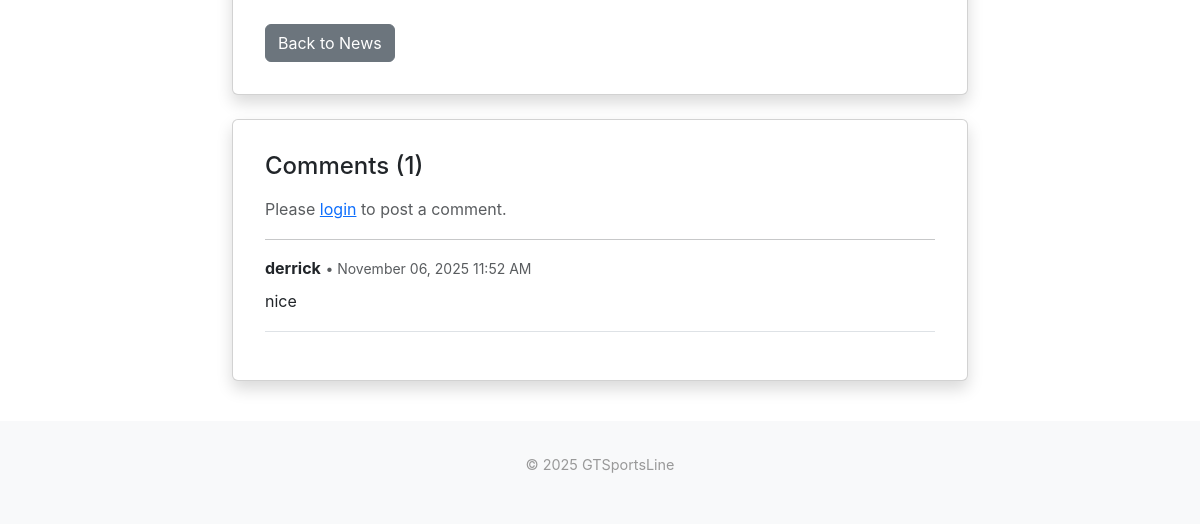
Page /news/4/ (lower part) on the earlier database version.
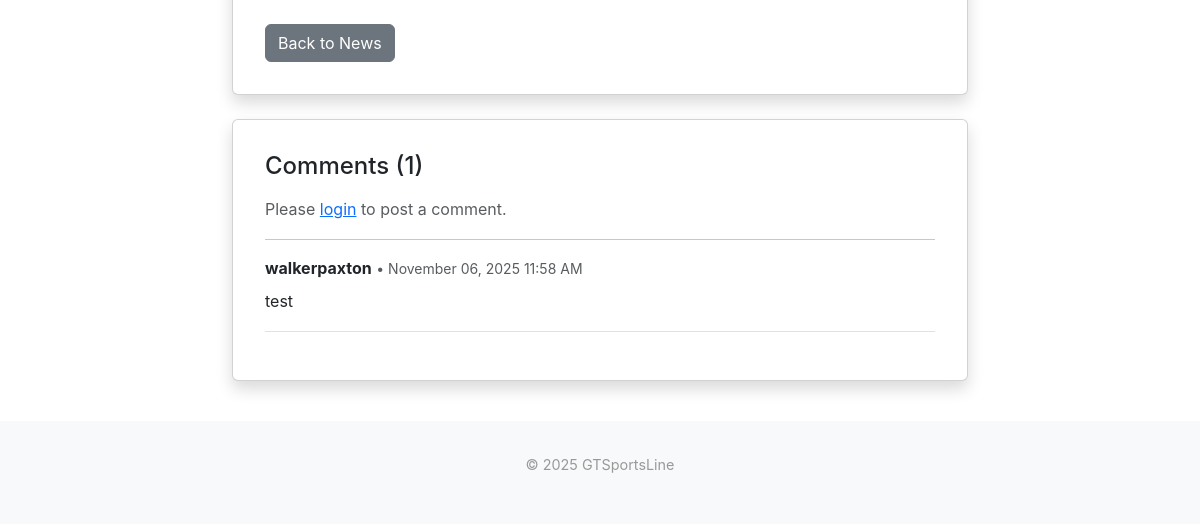
Same page on the later database version.
### news/models.py (models this page shows, shortened)
class Comment(models.Model):
    article = models.ForeignKey(NewsArticle, on_delete=models.CASCADE, related_name='comments')
    author = models.ForeignKey(User, on_delete=models.CASCADE)
    content = models.TextField(max_length=1000)
    created_at = models.DateTimeField(auto_now_add=True)
    class Meta:
        ordering = ['created_at']

### news/views.py (the view)
# urls.py: path('<int:article_id>/', views.news_detail, name='news.detail'),
def news_detail(request, article_id):
    template_data = {
        'title': 'News Article'
    }
    article = get_object_or_404(NewsArticle, id=article_id)
    template_data['article'] = article
    comments = article.comments.all()
    template_data['comments'] = comments
    if request.method == 'POST' and request.user.is_authenticated:
        form = CommentForm(request.POST)
        if form.is_valid():
            comment = form.save(commit=False)
            comment.article = article
            comment.author = request.user
            comment.save()
            return redirect('news.detail', article_id=article_id)
    else:
        form = CommentForm()
    template_data['comment_form'] = form
    return render(request, 'news/detail.html', {'template_data': template_data})

### news/templates/news/detail.html (shortened to what this page needs)
{% extends 'base.html' %}
{% block content %}
<div class="p-3 mt-4">
  <div class="container">
    <div class="row justify-content-center">
      <div class="col-md-8">
        <div class="card shadow p-3 mb-4 rounded">
          <div class="card-body">
            <div class="d-flex gap-2">
              <a href="{% url 'news.list' %}" class="btn btn-secondary">Back to News</a>
            </div>
          </div>
        </div>
        <div class="card shadow p-3 mb-4 rounded">
          <div class="card-body">
            <h4 class="mb-3">Comments ({{ template_data.comments|length }})</h4>
            {% if user.is_authenticated %}
            <form method="POST" class="mb-4">
              {% csrf_token %}
              <div class="mb-2">
                {{ template_data.comment_form.content }}
              </div>
              <button type="submit" class="btn btn-primary">Post Comment</button>
            </form>
            {% else %}
            <p class="text-muted">Please <a href="{% url 'accounts.login' %}">login</a> to post a comment.</p>
            {% endif %}
            <hr>
            {% if template_data.comments %}
              {% for comment in template_data.comments %}
              <div class="mb-3 pb-3 border-bottom">
                <div class="d-flex justify-content-between align-items-start">
                  <div class="flex-grow-1">
                    <strong>{{ comment.author.username }}</strong>
                    <small class="text-muted"> • {{ comment.created_at|date:"F d, Y g:i A" }}</small>
                    <p class="mt-2 mb-0">{{ comment.content }}</p>
                  </div>
                </div>
              </div>
              {% endfor %}
            {% else %}
              <p class="text-muted">No comments yet. Be the first to comment!</p>
            {% endif %}
          </div>
        </div>
      </div>
    </div>
  </div>
</div>
{% endblock content %}

Differences in the rows shown:
removed Comment: author.username "derrick", created_at "November 06, 2025 11:52 AM", content "nice"
added Comment: author.username "walkerpaxton", created_at "November 06, 2025 11:58 AM", content "test"
